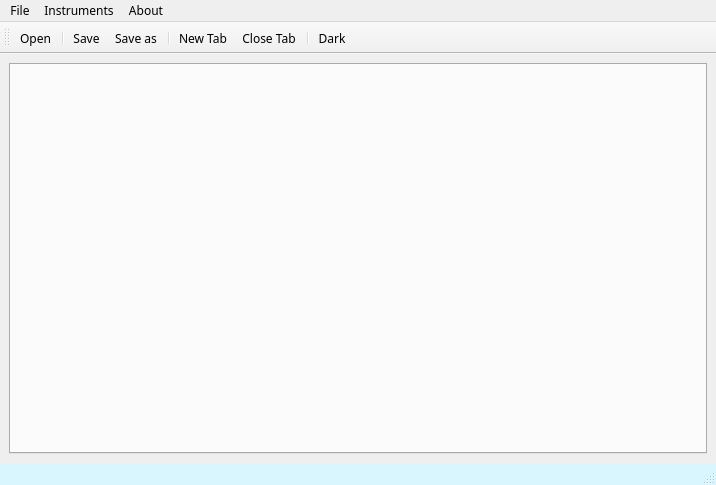
<?xml version="1.0" encoding="UTF-8"?>
<ui version="4.0">
 <class>MainWindow</class>
 <widget class="QMainWindow" name="MainWindow">
  <property name="geometry">
   <rect>
    <x>0</x>
    <y>0</y>
    <width>716</width>
    <height>485</height>
   </rect>
  </property>
  <property name="sizePolicy">
   <sizepolicy hsizetype="Preferred" vsizetype="Preferred">
    <horstretch>0</horstretch>
    <verstretch>0</verstretch>
   </sizepolicy>
  </property>
  <property name="minimumSize">
   <size>
    <width>716</width>
    <height>485</height>
   </size>
  </property>
  <property name="font">
   <font>
    <family>Fira Code Retina</family>
   </font>
  </property>
  <property name="windowTitle">
   <string>Taby note</string>
  </property>
  <widget class="QWidget" name="centralwidget">
   <property name="sizePolicy">
    <sizepolicy hsizetype="Expanding" vsizetype="Expanding">
     <horstretch>0</horstretch>
     <verstretch>0</verstretch>
    </sizepolicy>
   </property>
   <layout class="QVBoxLayout" name="verticalLayout">
    <item>
     <widget class="QTabWidget" name="tabWidget">
      <property name="sizePolicy">
       <sizepolicy hsizetype="Ignored" vsizetype="Expanding">
        <horstretch>0</horstretch>
        <verstretch>0</verstretch>
       </sizepolicy>
      </property>
      <property name="tabPosition">
       <enum>QTabWidget::North</enum>
      </property>
      <property name="tabShape">
       <enum>QTabWidget::Rounded</enum>
      </property>
      <property name="currentIndex">
       <number>-1</number>
      </property>
      <property name="tabsClosable">
       <bool>true</bool>
      </property>
      <property name="movable">
       <bool>true</bool>
      </property>
      <property name="tabBarAutoHide">
       <bool>false</bool>
      </property>
     </widget>
    </item>
   </layout>
  </widget>
  <widget class="QMenuBar" name="menubar">
   <property name="geometry">
    <rect>
     <x>0</x>
     <y>0</y>
     <width>716</width>
     <height>21</height>
    </rect>
   </property>
   <property name="font">
    <font>
     <family>Fira Code Retina</family>
     <weight>50</weight>
     <bold>false</bold>
    </font>
   </property>
   <widget class="QMenu" name="menuFile">
    <property name="title">
     <string>File</string>
    </property>
    <addaction name="actionOpen"/>
    <addaction name="separator"/>
    <addaction name="actionSave"/>
    <addaction name="actionSave_as"/>
    <addaction name="separator"/>
    <addaction name="actionQuit"/>
   </widget>
   <widget class="QMenu" name="menuAbout">
    <property name="font">
     <font>
      <family>Fira Code Retina</family>
     </font>
    </property>
    <property name="title">
     <string>About</string>
    </property>
    <addaction name="actionAbout"/>
   </widget>
   <widget class="QMenu" name="menuInstruments">
    <property name="font">
     <font>
      <family>Fira Code Retina</family>
     </font>
    </property>
    <property name="title">
     <string>Instruments</string>
    </property>
    <addaction name="actionNew_tab"/>
    <addaction name="actionClose_tab"/>
    <addaction name="separator"/>
    <addaction name="actionDark"/>
   </widget>
   <addaction name="menuFile"/>
   <addaction name="menuInstruments"/>
   <addaction name="menuAbout"/>
  </widget>
  <widget class="QStatusBar" name="statusbar">
   <property name="enabled">
    <bool>true</bool>
   </property>
   <property name="palette">
    <palette>
     <active>
      <colorrole role="WindowText">
       <brush brushstyle="SolidPattern">
        <color alpha="255">
         <red>0</red>
         <green>0</green>
         <blue>0</blue>
        </color>
       </brush>
      </colorrole>
      <colorrole role="Base">
       <brush brushstyle="SolidPattern">
        <color alpha="255">
         <red>255</red>
         <green>255</green>
         <blue>255</blue>
        </color>
       </brush>
      </colorrole>
      <colorrole role="Window">
       <brush brushstyle="SolidPattern">
        <color alpha="255">
         <red>217</red>
         <green>246</green>
         <blue>255</blue>
        </color>
       </brush>
      </colorrole>
     </active>
     <inactive>
      <colorrole role="WindowText">
       <brush brushstyle="SolidPattern">
        <color alpha="255">
         <red>0</red>
         <green>0</green>
         <blue>0</blue>
        </color>
       </brush>
      </colorrole>
      <colorrole role="Base">
       <brush brushstyle="SolidPattern">
        <color alpha="255">
         <red>255</red>
         <green>255</green>
         <blue>255</blue>
        </color>
       </brush>
      </colorrole>
      <colorrole role="Window">
       <brush brushstyle="SolidPattern">
        <color alpha="255">
         <red>217</red>
         <green>246</green>
         <blue>255</blue>
        </color>
       </brush>
      </colorrole>
     </inactive>
     <disabled>
      <colorrole role="WindowText">
       <brush brushstyle="SolidPattern">
        <color alpha="255">
         <red>190</red>
         <green>190</green>
         <blue>190</blue>
        </color>
       </brush>
      </colorrole>
      <colorrole role="Base">
       <brush brushstyle="SolidPattern">
        <color alpha="255">
         <red>217</red>
         <green>246</green>
         <blue>255</blue>
        </color>
       </brush>
      </colorrole>
      <colorrole role="Window">
       <brush brushstyle="SolidPattern">
        <color alpha="255">
         <red>217</red>
         <green>246</green>
         <blue>255</blue>
        </color>
       </brush>
      </colorrole>
     </disabled>
    </palette>
   </property>
   <property name="font">
    <font>
     <family>Fira Code Retina</family>
    </font>
   </property>
   <property name="autoFillBackground">
    <bool>true</bool>
   </property>
  </widget>
  <widget class="QToolBar" name="toolBar">
   <property name="windowTitle">
    <string>toolBar</string>
   </property>
   <attribute name="toolBarArea">
    <enum>TopToolBarArea</enum>
   </attribute>
   <attribute name="toolBarBreak">
    <bool>false</bool>
   </attribute>
   <addaction name="actionOpen"/>
   <addaction name="separator"/>
   <addaction name="actionSave"/>
   <addaction name="actionSave_as"/>
   <addaction name="separator"/>
   <addaction name="actionNew_tab"/>
   <addaction name="actionClose_tab"/>
   <addaction name="separator"/>
   <addaction name="actionDark"/>
  </widget>
  <action name="actionQuit">
   <property name="icon">
    <iconset resource="res.qrc">
     <normaloff>:/images/quit_icon.png</normaloff>:/images/quit_icon.png</iconset>
   </property>
   <property name="text">
    <string>Quit</string>
   </property>
   <property name="font">
    <font>
     <family>Fira Code Retina</family>
    </font>
   </property>
   <property name="shortcut">
    <string>Ctrl+Q</string>
   </property>
  </action>
  <action name="actionAbout">
   <property name="icon">
    <iconset resource="res.qrc">
     <normaloff>:/images/how_to_use_icon.png</normaloff>:/images/how_to_use_icon.png</iconset>
   </property>
   <property name="text">
    <string>\_(-_-)_/</string>
   </property>
   <property name="font">
    <font>
     <family>Fira Code Retina</family>
     <weight>50</weight>
     <bold>false</bold>
    </font>
   </property>
   <property name="shortcut">
    <string>Ctrl+H</string>
   </property>
  </action>
  <action name="actionAuthor">
   <property name="icon">
    <iconset resource="res.qrc">
     <normaloff>:/images/author_icon.png</normaloff>:/images/author_icon.png</iconset>
   </property>
   <property name="text">
    <string>Author</string>
   </property>
  </action>
  <action name="actionSave_as">
   <property name="icon">
    <iconset resource="res.qrc">
     <normaloff>:/images/save_as_icon.png</normaloff>:/images/save_as_icon.png</iconset>
   </property>
   <property name="text">
    <string>Save as</string>
   </property>
   <property name="font">
    <font>
     <family>Fira Code Retina</family>
    </font>
   </property>
   <property name="shortcut">
    <string>Ctrl+Shift+S</string>
   </property>
  </action>
  <action name="actionOpen">
   <property name="icon">
    <iconset resource="res.qrc">
     <normaloff>:/images/open_icon.png</normaloff>:/images/open_icon.png</iconset>
   </property>
   <property name="text">
    <string>Open</string>
   </property>
   <property name="font">
    <font>
     <family>Fira Code Retina</family>
    </font>
   </property>
   <property name="shortcut">
    <string>Ctrl+O</string>
   </property>
  </action>
  <action name="actionSave">
   <property name="icon">
    <iconset resource="res.qrc">
     <normaloff>:/images/save_icon.png</normaloff>:/images/save_icon.png</iconset>
   </property>
   <property name="text">
    <string>Save</string>
   </property>
   <property name="font">
    <font>
     <family>Fira Code Retina</family>
    </font>
   </property>
   <property name="shortcut">
    <string>Ctrl+S</string>
   </property>
  </action>
  <action name="actionNew_tab">
   <property name="icon">
    <iconset resource="res.qrc">
     <normaloff>:/images/add_new_tab_icon.png</normaloff>:/images/add_new_tab_icon.png</iconset>
   </property>
   <property name="text">
    <string>New Tab</string>
   </property>
   <property name="toolTip">
    <string>New Tab</string>
   </property>
   <property name="font">
    <font>
     <family>Fira Code Retina</family>
     <weight>50</weight>
     <bold>false</bold>
    </font>
   </property>
   <property name="shortcut">
    <string>Ctrl+N</string>
   </property>
  </action>
  <action name="actionClose_tab">
   <property name="icon">
    <iconset resource="res.qrc">
     <normaloff>:/images/close_tab_icon.png</normaloff>:/images/close_tab_icon.png</iconset>
   </property>
   <property name="text">
    <string>Close Tab</string>
   </property>
   <property name="toolTip">
    <string>Close Tab</string>
   </property>
   <property name="font">
    <font>
     <family>Fira Code Retina</family>
     <weight>50</weight>
     <bold>false</bold>
    </font>
   </property>
   <property name="shortcut">
    <string>Ctrl+R</string>
   </property>
  </action>
  <action name="actionDark">
   <property name="checkable">
    <bool>true</bool>
   </property>
   <property name="icon">
    <iconset resource="res.qrc">
     <normaloff>:/images/turn_dark_icon.png</normaloff>:/images/turn_dark_icon.png</iconset>
   </property>
   <property name="text">
    <string>Dark</string>
   </property>
   <property name="font">
    <font>
     <family>Fira Code</family>
    </font>
   </property>
   <property name="shortcut">
    <string>Alt+D</string>
   </property>
  </action>
 </widget>
 <resources>
  <include location="res.qrc"/>
 </resources>
 <connections/>
</ui>
